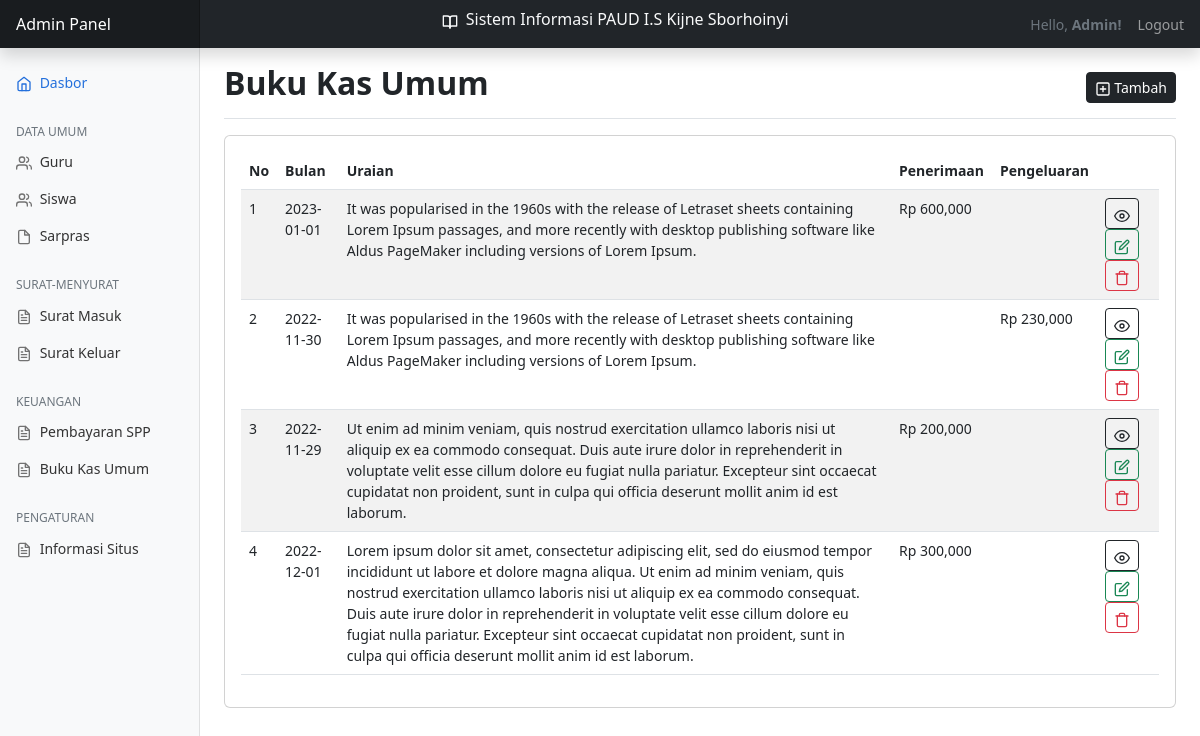
The page /?page=buku-kas-umum (signed in) on the database as committed earlier.
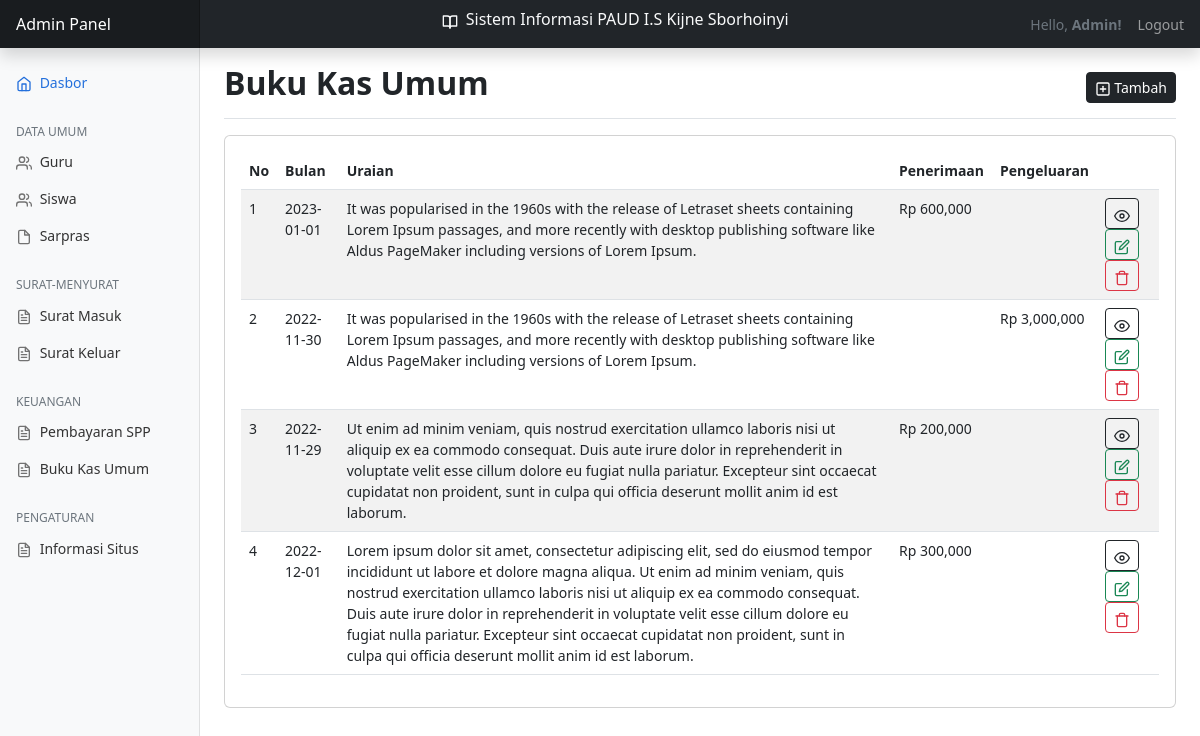
The same page on the database as committed later.
### tables this page shows
CREATE TABLE `buku_kas_umum` (
  `id` int(11) NOT NULL,
  `tanggal` date NOT NULL,
  `uraian` text NOT NULL,
  `penerimaan` varchar(50) NOT NULL,
  `pengeluaran` varchar(50) NOT NULL
);

### views/buku-kas-umum/baca.php (the view, shortened to what this page needs)
<main class="col-md-9 ms-sm-auto col-lg-10 px-md-4">
    <div class="d-flex justify-content-between flex-wrap flex-md-nowrap align-items-center pt-3 pb-2 mb-3 border-bottom">
        <h1 class="h2 fw-bold">Buku Kas Umum</h1>
        <div class="btn-toolbar mb-2 mb-md-0">
            <a href="?page=buku-kas-umum&action=tambah" class="btn btn-sm btn-dark">
                <span data-feather="plus-square" class="align-text"></span> Tambah
            </a>
        </div>
    </div>
    <div class="row">
        <div class="col-12">
            <div class="card">
                <div class="card-body">
                    <div class="row">
                        <div class="col-lg-12">
                            <table id="example" class="table table-striped table-hover" style="width:100%">
                                <thead>
                                    <tr>
                                        <th>No</th>
                                        <th>Bulan</th>
                                        <th>Uraian</th>
                                        <th>Penerimaan</th>
                                        <th>Pengeluaran</th>
                                        <th></th>
                                    </tr>
                                </thead>
                                <tbody>
                                    <?php
                                        include __DIR__ . '../../../config/database.php';
                                        $rows = mysqli_query($conn, "SELECT * FROM buku_kas_umum ORDER BY id DESC");
                                        $i = 1;
                                    ?>
                                    <?php foreach ($rows as $row) : ?>
                                    <tr>
                                        <td><?php echo $i++; ?></td>
                                        <td><?php echo $row["tanggal"]; ?></td>
                                        <td><?php echo $row["uraian"]; ?></td>
                                        <td><?php if($row["penerimaan"] != ''){echo 'Rp '. number_format($row["penerimaan"]);} else {echo '';} ?></td>
                                        <td><?php if($row["pengeluaran"] != ''){echo 'Rp '. number_format($row["pengeluaran"]);} else {echo '';} ?></td>
                                        <td>
                                            <a href="?page=buku-kas-umum&action=detail&id=<?php echo $row["id"];  ?>" class="btn btn-sm btn-outline-dark"><span data-feather="eye" class="align-text"></span></a>
                                            <a href="?page=buku-kas-umum&action=ubah&id=<?php echo $row["id"];  ?>" class="btn btn-sm btn-outline-success"><span data-feather="edit" class="align-text"></span></a>
                                            <a href="./process/buku-kas-umum/hapus.php?id=<?php echo $row["id"];  ?>" onclick="return confirm_delete()" class="btn btn-sm btn-outline-danger" onClick="return confirm(Anda yakin ingin hapus?)"><span data-feather="trash" class="align-text"></span></a>
                                        </td>
                                    </tr>
                                    <?php endforeach; ?>
                                </tbody>
                            </table>
                        </div>
                    </div>
                </div>
            </div>
        </div>
    </div>
</main>

### partials/header.php (shortened to what this page needs)
<!doctype html>
<html lang="en">
<head>
    <link href="https://cdn.jsdelivr.net/npm/bootstrap@5.2.2/dist/css/bootstrap.min.css" rel="stylesheet">
    <link href="./assets/css/style.css" rel="stylesheet">
</head>
<body>
<header class="navbar navbar-dark sticky-top bg-dark flex-md-nowrap p-0 shadow">
    <a class="navbar-brand col-md-3 col-lg-2 me-0 px-3 fs-6" href="#">Admin Panel</a>
    <p class="h6 text-end text-light"><span data-feather="book-open" class="align-text-bottom me-2"></span>Sistem Informasi PAUD I.S Kijne Sborhoinyi</p>
    <div class="navbar-nav">
        <div class="nav-item text-nowrap d-flex align-items-center">
            <div class="text-secondary"> Hello, <span class="fw-bold">Admin!</span>
            </div>
            <div>
                <a class="nav-link px-3" href="./process/logout.php">Logout</a>
            </div>
        </div>
    </div>
</header>
<div class="container-fluid">
    <div class="row">

### partials/nav.php
<nav id="sidebarMenu" class="col-md-3 col-lg-2 d-md-block bg-light sidebar collapse">
    <div class="position-sticky pt-3 sidebar-sticky">
        <ul class="nav flex-column">
            <li class="nav-item">
                <a class="nav-link active" aria-current="page" href="?page=dasbor">
                    <span data-feather="home" class="align-text-bottom"></span> Dasbor
                </a>
            </li>
            <h6 class="sidebar-heading d-flex justify-content-between align-items-center px-3 mt-4 mb-1 text-muted text-uppercase">
                <span>Data Umum</span>
            </h6>
            <li class="nav-item">
                <a class="nav-link" href="?page=guru">
                    <span data-feather="users" class="align-text-bottom"></span> Guru
                </a>
            </li>
            <li class="nav-item">
                <a class="nav-link" href="?page=siswa">
                    <span data-feather="users" class="align-text-bottom"></span> Siswa
                </a>
            </li>
            <li class="nav-item">
                <a class="nav-link" href="?page=sarpras">
                    <span data-feather="file" class="align-text-bottom"></span> Sarpras
                </a>
            </li>
        </ul>
        <h6 class="sidebar-heading d-flex justify-content-between align-items-center px-3 mt-4 mb-1 text-muted text-uppercase">
            <span>Surat-Menyurat</span>
        </h6>
        <ul class="nav flex-column mb-2">
            <li class="nav-item">
                <a class="nav-link" href="?page=surat-masuk">
                    <span data-feather="file-text" class="align-text-bottom"></span> Surat Masuk
                </a>
            </li>
            <li class="nav-item">
                <a class="nav-link" href="?page=surat-keluar">
                    <span data-feather="file-text" class="align-text-bottom"></span> Surat Keluar
                </a>
            </li>
        </ul>
        <h6 class="sidebar-heading d-flex justify-content-between align-items-center px-3 mt-4 mb-1 text-muted text-uppercase">
            <span>Keuangan</span>
        </h6>
        <ul class="nav flex-column mb-2">
            <li class="nav-item">
                <a class="nav-link" href="?page=pembayaran-spp">
                <span data-feather="file-text" class="align-text-bottom"></span> Pembayaran SPP
                </a>
            </li>
            <li class="nav-item">
                <a class="nav-link" href="?page=buku-kas-umum">
                    <span data-feather="file-text" class="align-text-bottom"></span> Buku Kas Umum
                </a>
            </li>
        </ul>
        <h6 class="sidebar-heading d-flex justify-content-between align-items-center px-3 mt-4 mb-1 text-muted text-uppercase">
            <span>Pengaturan</span>
        </h6>
        <ul class="nav flex-column mb-2">
            <li class="nav-item">
                <a class="nav-link" href="?page=informasi-situs">
                    <span data-feather="file-text" class="align-text-bottom"></span> Informasi Situs
                </a>
            </li>
        </ul>
    </div>
</nav>

### index.php (shortened to what this page needs)
<?php
    include __DIR__ . './partials/header.php';
    include __DIR__ . './partials/nav.php';
    if(isset($_GET['page']) && $_GET['page'] == 'dasbor'){
        include __DIR__ . './views/dasbor/index.php';
    } elseif(isset($_GET['page']) && $_GET['page'] == 'guru'){
        include __DIR__ . './views/guru/index.php';
    } elseif(isset($_GET['page']) && $_GET['page'] == 'siswa'){
        include __DIR__ . './views/siswa/index.php';
    } elseif(isset($_GET['page']) && $_GET['page'] == 'sarpras'){
        include __DIR__ . './views/sarpras/index.php';
    } elseif(isset($_GET['page']) && $_GET['page'] == 'surat-masuk'){
        include __DIR__ . './views/surat-masuk/index.php';
    } elseif(isset($_GET['page']) && $_GET['page'] == 'surat-keluar'){
        include __DIR__ . './views/surat-keluar/index.php';
    } elseif(isset($_GET['page']) && $_GET['page'] == 'pembayaran-spp'){
        include __DIR__ . './views/pembayaran-spp/index.php';
    } elseif(isset($_GET['page']) && $_GET['page'] == 'buku-kas-umum'){
        include __DIR__ . './views/buku-kas-umum/index.php';
    } elseif(isset($_GET['page']) && $_GET['page'] == 'informasi-situs'){
        include __DIR__ . './views/informasi-situs/index.php';
    } else {
        include __DIR__ . './views/404.php';
    }
    include __DIR__ . './partials/footer.php';

### views/buku-kas-umum/index.php
<?php
    if(isset($_GET['action']) && $_GET['action'] == 'tambah') {
        include __DIR__ . '../../../views/buku-kas-umum/tambah.php';
    }
    elseif(isset($_GET['action']) && $_GET['action'] == 'detail') {
        include __DIR__ . '../../../views/buku-kas-umum/detail.php';
    }
    elseif(isset($_GET['action']) && $_GET['action'] == 'ubah') {
        include __DIR__ . '../../../views/buku-kas-umum/ubah.php';
    }
    else {
        include __DIR__ . '../../../views/buku-kas-umum/baca.php';
    }

### partials/footer.php (shortened to what this page needs)
        </div>
    </div>
</body>
</html>

### assets/css/style.css (style rules this page uses)
body { font-size: .875rem; }
.feather { width: 16px; height: 16px; }
.sidebar { position: fixed; top: 0; bottom: 0; left: 0; z-index: 100; padding: 48px 0 0; box-shadow: inset -1px 0 0 rgba(0, 0, 0, .1); }
.sidebar-sticky { height: calc(100vh - 48px); overflow-x: hidden; overflow-y: auto; }
.sidebar .nav-link { font-weight: 500; color: #333; }
.sidebar .nav-link .feather { margin-right: 4px; color: #727272; }
.sidebar .nav-link.active { color: #2470dc; }
.sidebar .nav-link:hover .feather, .sidebar .nav-link.active .feather { color: inherit; }
.sidebar-heading { font-size: .75rem; }
.navbar-brand { padding-top: .75rem; padding-bottom: .75rem; background-color: rgba(0, 0, 0, .25); box-shadow: inset -1px 0 0 rgba(0, 0, 0, .25); }

Rows that differ between the two databases and show on the page:
changed buku_kas_umum (number 2 of 4 on the later page): pengeluaran "230,000" → "3,000,000"
